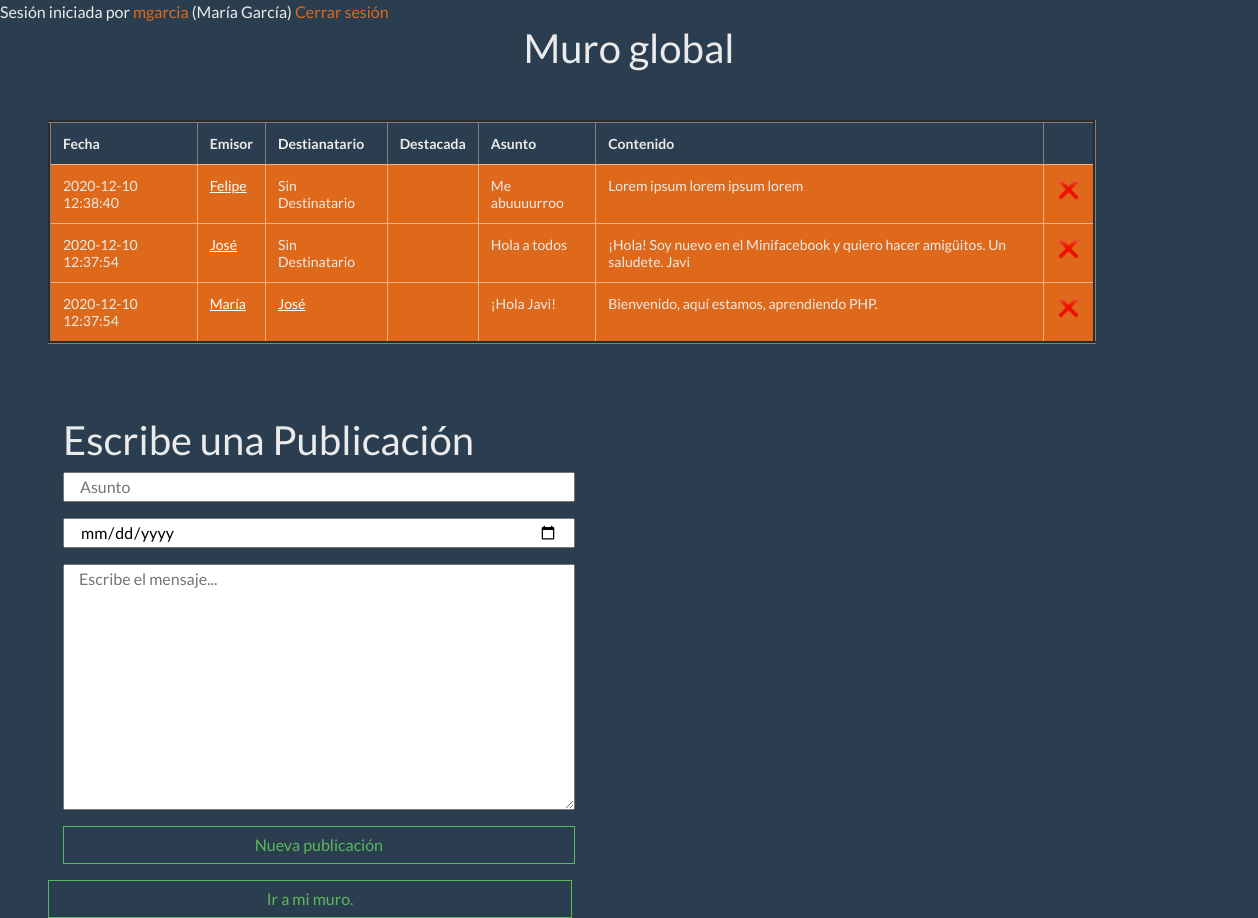
The page /MuroVerGlobal.php (signed in) on the database its author committed.
### tables this page shows
CREATE TABLE `Publicacion` (
                               `id` int(11) NOT NULL,
                               `fecha` timestamp NOT NULL DEFAULT current_timestamp(),
                               `emisorId` int(11) NOT NULL,
                               `destinatarioId` int(11) DEFAULT NULL,
                               `destacadaHasta` timestamp NULL DEFAULT NULL,
                               `asunto` varchar(120) NOT NULL,
                               `contenido` text NOT NULL
);

CREATE TABLE `Usuario` (
                           `id` int(11) NOT NULL,
                           `identificador` varchar(40) NOT NULL,
                           `contrasenna` varchar(80) NOT NULL,
                           `codigoCookie` varchar(50) DEFAULT NULL,
                           `caducidadCodigoCookie` timestamp NULL DEFAULT NULL,
                           `tipoUsuario` int(11) NOT NULL,
                           `nombre` varchar(50) NOT NULL,
                           `apellidos` varchar(50) NOT NULL
);

### clases.php (called while the page is built, shortened)
<?php
trait Identificable
{
    protected int $id;
    public function getId(): int
    {
        return $this->id;
    }
    public function setId(int $id)
    {
        $this->id = $id;
    }
}
class Publicacion extends Dato
{
    private string $fecha;
    private int $emisorID;
    private $destinatarioID;
    private $destacadaHasta;
    private string $asunto;
    private string $contenido;
    public function getFecha(): string
    {
        return $this->fecha;
    }
    public function setFecha($fecha)
    {
        $this->fecha = $fecha;
    }
    public function getEmisorID(): int
    {
        return $this->emisorID;
    }
    public function setEmisorID(int $emisorID)
    {
        $this->emisorID = $emisorID;
    }
    public function getDestinatarioID(): ?int
    {
        return $this->destinatarioID;
    }
    public function setDestinatarioID($destinatarioID)
    {
        $this->destinatarioID = $destinatarioID;
    }
    public function getDestacadaHasta()
    {
        return $this->destacadaHasta;
    }
    public function setDestacadaHasta($destacadaHasta)
    {
        $this->destacadaHasta = $destacadaHasta;
    }
    public function getAsunto(): string
    {
        return $this->asunto;
    }
    public function setAsunto($asunto)
    {
        $this->asunto = $asunto;
    }
    public function getContenido(): string
    {
        return $this->contenido;
    }
    public function setContenido($contenido)
    {
        $this->contenido = $contenido;
    }
}

### MuroVerGlobal.php (the view, shortened to what this page needs)
<?php
require_once "DAO.php";
if (!DAO::haySesionRamIniciada() && !DAO::intentarCanjearSesionCookie()) {
    redireccionar("SesionInicioFormulario.php");
} else {
    $where = "";
    $publicaciones = DAO::obtenerTodasPublicacion($where);
}
?>
<html>
<head>
    <link rel="stylesheet" href="https://stackpath.bootstrapcdn.com/bootswatch/4.5.2/superhero/bootstrap.min.css">
</head>
<body>
    <h1 class="text-center">Muro global</h1>
    <table border='3' class="table table-hover col-10 m-5">
        <tr>
            <th scope="col">Fecha</th>
            <th scope="col">Emisor</th>
            <th scope="col">Destianatario</th>
            <th scope="col">Destacada</th>
            <th scope="col">Asunto</th>
            <th scope="col">Contenido</th>
        </tr>
        <?php foreach ($publicaciones as $publicacion) { ?>
            <tr class="table-primary">
                <?php
                $emisor = DAO::obtenerUsuarioPorId($publicacion->getEmisorID());
                $destinatario = $publicacion->getDestinatarioID();
                if ($destinatario != null) {
                    $destinatarioId = DAO::obtenerUsuarioPorId($destinatario);
                } else {
                    $destinatarioId = null;
                }
                ?>
                <td> <?= $publicacion->getFecha() ?> </td>
                <td> <a href="MuroVerDe.php?id=<?= $emisor['id'] ?>"><?= $emisor["nombre"] ?></a></td>
                <td><?php if ($destinatario != null) { ?>
                        <a href="MuroVerDe.php?id=<?= $destinatarioId["id"]; ?>"><?= $destinatarioId["nombre"]; ?></a>
                    <?php  } else { ?>
                        Sin Destinatario
                    <?php } ?>
                </td>
                <td> <?= $publicacion->getDestacadaHasta() ?> </td>
                <td> <?= $publicacion->getAsunto() ?> </td>
                <?php
                $destacado = $publicacion->getDestacadaHasta();
                if ($destacado != null) { ?>
                    <td> <strong><?= $publicacion->getContenido() ?></strong> </td>
                <?php } else { ?>
                    <td><?= $publicacion->getContenido()  ?></td>
                <?php } ?>
                <td><a href="EliminarPublicacion.php?id=<?= $publicacion->getId() ?>"><img width="25px" height="25px" src="equis.png"></a></td>
            </tr>
        <?php } ?>
    </table><br>
    <h1 class="col-md-10 ml-5">Escribe una Publicación</h1>
    <form class="col-12 ml-5" action="PublicacionNuevaCrear.php">
        <input class="col-sm-5" type="text" name="asunto" placeholder="Asunto" size="100" required>
        <input class="col-sm-5" type="date" name="destacado" placeholder="Destacado hasta: ">
        <textarea class="col-sm-5" name="contenido" id="contenido" cols="100" rows="10" placeholder="Escribe el mensaje..." required></textarea>
        <button class="btn btn-outline-success col-sm-5" type="submit"> Nueva publicación</button>
    </form>
    <a class="btn btn-outline-success col-sm-5 ml-5" href='MuroVerDe.php?id=<?= $_SESSION["id"] ?>'>Ir a mi muro.</a>
</body>
</html>

### rows shown on the page
publicacion: fecha "2020-12-10 12:38:40", emisorId.nombre "Felipe", shows "Sin Destinatario", asunto "Me abuuuurroo", contenido "Lorem ipsum lorem ipsum lorem"
publicacion: fecha "2020-12-10 12:37:54", emisorId.nombre "José", shows "Sin Destinatario", asunto "Hola a todos", contenido "¡Hola! Soy nuevo en el Minifacebook y quiero hacer amigüitos. Un saludete. Javi"
publicacion: fecha "2020-12-10 12:37:54", emisorId.nombre "María", destinatarioId.nombre "José", asunto "¡Hola Javi!", contenido "Bienvenido, aquí estamos, aprendiendo PHP."

### other values the page prints
$_SESSION[identificador] "mgarcia"
$_SESSION[nombre] "María"
$_SESSION[apellidos] "García"
